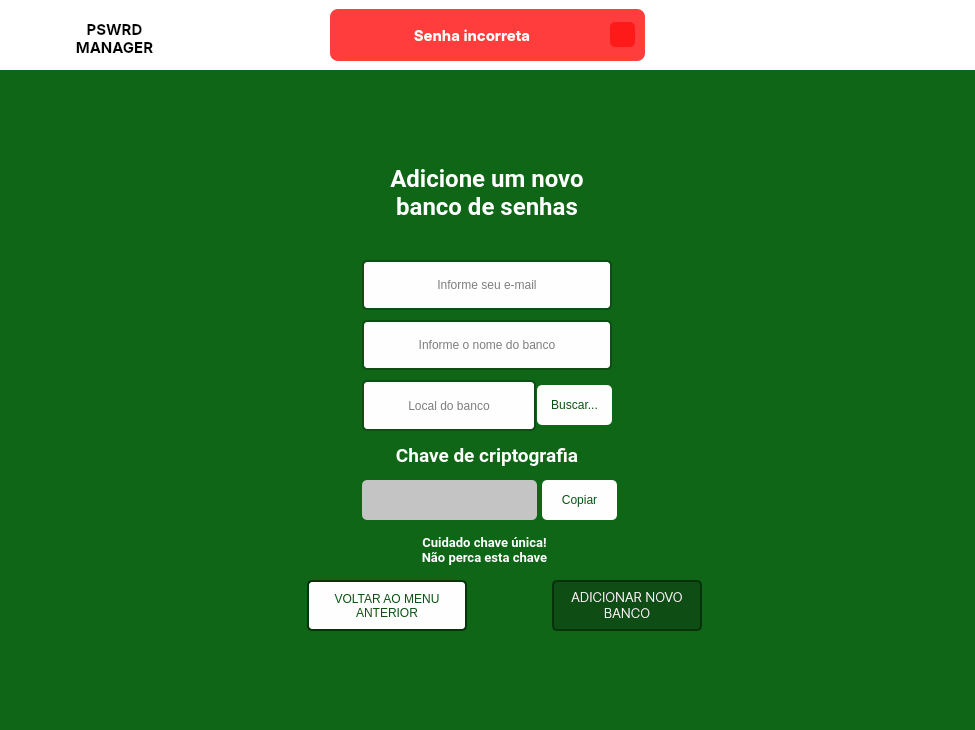
<?xml version="1.0" encoding="UTF-8"?>
<ui version="4.0">
 <class>MainWindow</class>
 <widget class="QMainWindow" name="MainWindow">
  <property name="geometry">
   <rect>
    <x>0</x>
    <y>0</y>
    <width>975</width>
    <height>730</height>
   </rect>
  </property>
  <property name="windowTitle">
   <string>Adicionar banco de senhas</string>
  </property>
  <property name="windowIcon">
   <iconset>
    <normaloff>Images/paypal.svg</normaloff>Images/paypal.svg</iconset>
  </property>
  <property name="styleSheet">
   <string notr="true">background-color: rgb(14, 102, 22);</string>
  </property>
  <widget class="QWidget" name="centralwidget">
   <layout class="QVBoxLayout" name="verticalLayout" stretch="0,0">
    <property name="spacing">
     <number>0</number>
    </property>
    <property name="leftMargin">
     <number>0</number>
    </property>
    <property name="topMargin">
     <number>0</number>
    </property>
    <property name="rightMargin">
     <number>0</number>
    </property>
    <property name="bottomMargin">
     <number>0</number>
    </property>
    <item>
     <widget class="QFrame" name="Header">
      <property name="maximumSize">
       <size>
        <width>16777215</width>
        <height>70</height>
       </size>
      </property>
      <property name="styleSheet">
       <string notr="true">background-color: rgb(255, 255, 255);</string>
      </property>
      <property name="frameShape">
       <enum>QFrame::NoFrame</enum>
      </property>
      <property name="frameShadow">
       <enum>QFrame::Raised</enum>
      </property>
      <property name="lineWidth">
       <number>0</number>
      </property>
      <layout class="QGridLayout" name="gridLayout">
       <item row="0" column="0">
        <widget class="QFrame" name="frame_logo">
         <property name="minimumSize">
          <size>
           <width>140</width>
           <height>0</height>
          </size>
         </property>
         <property name="maximumSize">
          <size>
           <width>16777215</width>
           <height>70</height>
          </size>
         </property>
         <property name="lineWidth">
          <number>0</number>
         </property>
         <widget class="QLabel" name="logo">
          <property name="geometry">
           <rect>
            <x>6</x>
            <y>0</y>
            <width>50</width>
            <height>50</height>
           </rect>
          </property>
          <property name="maximumSize">
           <size>
            <width>60</width>
            <height>60</height>
           </size>
          </property>
          <property name="text">
           <string>&lt;html&gt;&lt;head/&gt;&lt;body&gt;&lt;p&gt;&lt;img src=&quot;:/Logo/Images/paypal.svg&quot; height=&quot;50&quot; width=&quot;50&quot;/&gt;&lt;/p&gt;&lt;/body&gt;&lt;/html&gt;</string>
          </property>
         </widget>
         <widget class="QLabel" name="logoTitle">
          <property name="geometry">
           <rect>
            <x>55</x>
            <y>10</y>
            <width>101</width>
            <height>38</height>
           </rect>
          </property>
          <property name="maximumSize">
           <size>
            <width>120</width>
            <height>100</height>
           </size>
          </property>
          <property name="font">
           <font>
            <family>Inter</family>
            <pointsize>11</pointsize>
            <weight>75</weight>
            <bold>true</bold>
           </font>
          </property>
          <property name="text">
           <string>PSWRD
MANAGER</string>
          </property>
          <property name="alignment">
           <set>Qt::AlignCenter</set>
          </property>
         </widget>
         <zorder>logoTitle</zorder>
         <zorder>logo</zorder>
        </widget>
       </item>
       <item row="0" column="2">
        <widget class="QFrame" name="frame">
         <property name="frameShape">
          <enum>QFrame::NoFrame</enum>
         </property>
         <property name="frameShadow">
          <enum>QFrame::Raised</enum>
         </property>
         <property name="lineWidth">
          <number>0</number>
         </property>
        </widget>
       </item>
       <item row="0" column="1">
        <widget class="QFrame" name="frame_error">
         <property name="maximumSize">
          <size>
           <width>350</width>
           <height>16777215</height>
          </size>
         </property>
         <property name="styleSheet">
          <string notr="true">background-color: rgb(255, 61, 61);
border-radius: 8px;
position: absolute;</string>
         </property>
         <property name="frameShape">
          <enum>QFrame::NoFrame</enum>
         </property>
         <property name="frameShadow">
          <enum>QFrame::Raised</enum>
         </property>
         <property name="lineWidth">
          <number>2</number>
         </property>
         <layout class="QHBoxLayout" name="horizontalLayout_3">
          <property name="leftMargin">
           <number>10</number>
          </property>
          <property name="topMargin">
           <number>3</number>
          </property>
          <property name="rightMargin">
           <number>10</number>
          </property>
          <property name="bottomMargin">
           <number>3</number>
          </property>
          <item>
           <widget class="QLabel" name="label_error">
            <property name="font">
             <font>
              <family>Inter</family>
              <pointsize>11</pointsize>
              <weight>75</weight>
              <bold>true</bold>
             </font>
            </property>
            <property name="styleSheet">
             <string notr="true">color: rgb(255, 255, 255);</string>
            </property>
            <property name="text">
             <string>Senha incorreta</string>
            </property>
            <property name="alignment">
             <set>Qt::AlignCenter</set>
            </property>
           </widget>
          </item>
          <item>
           <widget class="QPushButton" name="pushButton_closeError">
            <property name="maximumSize">
             <size>
              <width>25</width>
              <height>25</height>
             </size>
            </property>
            <property name="styleSheet">
             <string notr="true">QPushButton{
	border-radius: 5px;
	background-image: url(:/Close/Images/X.png);
	background-position:center;
	background-color: rgb(255, 26, 26);

}

QPushButton:hover{
	background-color: rgb(50, 50, 50);
	color: rgb(200, 200, 200);
}
QPushButton:pressed{
	background-color: rgb(35, 35, 35);
	color: rgb(200, 200, 200);
}</string>
            </property>
            <property name="text">
             <string/>
            </property>
           </widget>
          </item>
         </layout>
        </widget>
       </item>
      </layout>
     </widget>
    </item>
    <item>
     <widget class="QFrame" name="content">
      <property name="styleSheet">
       <string notr="true"/>
      </property>
      <property name="frameShape">
       <enum>QFrame::NoFrame</enum>
      </property>
      <property name="frameShadow">
       <enum>QFrame::Raised</enum>
      </property>
      <property name="lineWidth">
       <number>0</number>
      </property>
      <layout class="QHBoxLayout" name="horizontalLayout">
       <item>
        <widget class="QFrame" name="loginArea">
         <property name="maximumSize">
          <size>
           <width>450</width>
           <height>500</height>
          </size>
         </property>
         <property name="styleSheet">
          <string notr="true"/>
         </property>
         <property name="frameShape">
          <enum>QFrame::NoFrame</enum>
         </property>
         <property name="frameShadow">
          <enum>QFrame::Raised</enum>
         </property>
         <property name="lineWidth">
          <number>0</number>
         </property>
         <widget class="QLineEdit" name="inputText_email">
          <property name="geometry">
           <rect>
            <x>100</x>
            <y>110</y>
            <width>250</width>
            <height>50</height>
           </rect>
          </property>
          <property name="autoFillBackground">
           <bool>false</bool>
          </property>
          <property name="styleSheet">
           <string notr="true">QLineEdit{
	border: 2px solid rgb(14, 78, 20);
	border-radius: 5px ; 
	padding: 15px;
	background-color: rgb(254, 254, 254);
}

QLineEdit:hover{
	border:2px solid  rgb(254, 254, 254); 
}

QLineEdit:focus{
	color: rgb(000, 000, 000);
	border:2px solid  rgb(14, 78, 20); 
}</string>
          </property>
          <property name="inputMask">
           <string/>
          </property>
          <property name="text">
           <string/>
          </property>
          <property name="maxLength">
           <number>20</number>
          </property>
          <property name="frame">
           <bool>true</bool>
          </property>
          <property name="alignment">
           <set>Qt::AlignCenter</set>
          </property>
          <property name="placeholderText">
           <string>Informe seu e-mail</string>
          </property>
          <property name="cursorMoveStyle">
           <enum>Qt::LogicalMoveStyle</enum>
          </property>
          <property name="clearButtonEnabled">
           <bool>false</bool>
          </property>
         </widget>
         <widget class="QLineEdit" name="inputText_dfName">
          <property name="geometry">
           <rect>
            <x>100</x>
            <y>170</y>
            <width>250</width>
            <height>50</height>
           </rect>
          </property>
          <property name="font">
           <font>
            <family>MS Shell Dlg 2</family>
           </font>
          </property>
          <property name="autoFillBackground">
           <bool>false</bool>
          </property>
          <property name="styleSheet">
           <string notr="true">QLineEdit{
	border: 2px solid rgb(14, 78, 20);
	border-radius: 5px ; 
	padding: 15px;
	background-color: rgb(254, 254, 254);
}

QLineEdit:hover{
	border:2px solid  rgb(254, 254, 254); 
}

QLineEdit:focus{
	color: rgb(000, 000, 000);
	border:2px solid  rgb(14, 78, 20); 
}</string>
          </property>
          <property name="text">
           <string/>
          </property>
          <property name="maxLength">
           <number>100</number>
          </property>
          <property name="echoMode">
           <enum>QLineEdit::Normal</enum>
          </property>
          <property name="alignment">
           <set>Qt::AlignCenter</set>
          </property>
          <property name="placeholderText">
           <string>Informe o nome do banco</string>
          </property>
         </widget>
         <widget class="QPushButton" name="pushButton_back">
          <property name="geometry">
           <rect>
            <x>45</x>
            <y>430</y>
            <width>160</width>
            <height>51</height>
           </rect>
          </property>
          <property name="styleSheet">
           <string notr="true">QPushButton{
	background-color: rgb(254, 254, 254);
	font: 75 10pt &quot;Inter&quot;;
	color: rgb(11, 82, 18);
	border: 2px solid rgb(8, 50, 12);
	border-radius: 5px;
}

QPushButton:hover{
	background-color: rgba(64, 155, 71, 250);
	font: 75 10pt &quot;Inter&quot;;
	color: rgb(255, 255, 255);
	border: 2px solid rgb(10, 65, 15);
	border-radius: 5px;
}

QPushButton:hover:pressed{
	background-color: rgb(24, 152, 35);
	font: 75 10pt &quot;Inter&quot;;
	color: rgb(255, 255, 255);
	border: 2px solid rgb(24, 152, 35);
	border-radius: 5px;
}

</string>
          </property>
          <property name="text">
           <string>VOLTAR AO MENU
ANTERIOR</string>
          </property>
          <property name="default">
           <bool>false</bool>
          </property>
          <property name="flat">
           <bool>true</bool>
          </property>
         </widget>
         <widget class="QPushButton" name="pushButton_addNewDf">
          <property name="geometry">
           <rect>
            <x>290</x>
            <y>430</y>
            <width>150</width>
            <height>51</height>
           </rect>
          </property>
          <property name="minimumSize">
           <size>
            <width>105</width>
            <height>0</height>
           </size>
          </property>
          <property name="font">
           <font>
            <family>Inter</family>
            <pointsize>10</pointsize>
            <weight>9</weight>
            <italic>false</italic>
            <bold>false</bold>
           </font>
          </property>
          <property name="styleSheet">
           <string notr="true">QPushButton{
	background-color: rgb(14, 78, 20);
	font: 75 10pt &quot;Inter&quot;;
	color: rgb(255, 255, 255);
	border: 2px solid rgb(8, 50, 12);
	border-radius: 5px;
}

QPushButton:hover{
	background-color: rgb(17, 99, 24);
	font: 75 10pt &quot;Inter&quot;;
	color: rgb(255, 255, 255);
	border: 2px solid rgb(10, 65, 15);
	border-radius: 5px;
}

QPushButton:hover:pressed{
	background-color: rgb(24, 152, 35);
	font: 75 10pt &quot;Inter&quot;;
	color: rgb(255, 255, 255);
	border: 2px solid rgb(24, 152, 35);
	border-radius: 5px;
}

</string>
          </property>
          <property name="text">
           <string>ADICIONAR NOVO
BANCO</string>
          </property>
          <property name="iconSize">
           <size>
            <width>16</width>
            <height>16</height>
           </size>
          </property>
          <property name="shortcut">
           <string>Return</string>
          </property>
          <property name="checkable">
           <bool>false</bool>
          </property>
          <property name="checked">
           <bool>false</bool>
          </property>
          <property name="flat">
           <bool>true</bool>
          </property>
         </widget>
         <widget class="QLabel" name="Title">
          <property name="geometry">
           <rect>
            <x>35</x>
            <y>10</y>
            <width>380</width>
            <height>66</height>
           </rect>
          </property>
          <property name="minimumSize">
           <size>
            <width>0</width>
            <height>0</height>
           </size>
          </property>
          <property name="font">
           <font>
            <family>Roboto</family>
            <pointsize>20</pointsize>
            <weight>75</weight>
            <bold>true</bold>
           </font>
          </property>
          <property name="text">
           <string>&lt;html&gt;&lt;head/&gt;&lt;body&gt;&lt;p align=&quot;center&quot;&gt;&lt;span style=&quot; font-size:18pt; color:#ffffff;&quot;&gt;Adicione um novo &lt;br/&gt;banco de senhas&lt;/span&gt;&lt;/p&gt;&lt;/body&gt;&lt;/html&gt;</string>
          </property>
         </widget>
         <widget class="QLineEdit" name="inputText_dfPath">
          <property name="geometry">
           <rect>
            <x>100</x>
            <y>230</y>
            <width>174</width>
            <height>51</height>
           </rect>
          </property>
          <property name="font">
           <font>
            <family>MS Shell Dlg 2</family>
           </font>
          </property>
          <property name="autoFillBackground">
           <bool>false</bool>
          </property>
          <property name="styleSheet">
           <string notr="true">QLineEdit{
	border: 2px solid rgb(14, 78, 20);
	border-radius: 5px ; 
	padding: 15px;
	background-color: rgb(254, 254, 254);
}

QLineEdit:hover{
	border:2px solid  rgb(254, 254, 254); 
}

QLineEdit:focus{
	color: rgb(000, 000, 000);
	border:2px solid  rgb(14, 78, 20); 
}</string>
          </property>
          <property name="text">
           <string/>
          </property>
          <property name="maxLength">
           <number>100</number>
          </property>
          <property name="echoMode">
           <enum>QLineEdit::Normal</enum>
          </property>
          <property name="alignment">
           <set>Qt::AlignCenter</set>
          </property>
          <property name="placeholderText">
           <string>Local do banco</string>
          </property>
         </widget>
         <widget class="QPushButton" name="pushButton_findPath">
          <property name="geometry">
           <rect>
            <x>275</x>
            <y>235</y>
            <width>75</width>
            <height>40</height>
           </rect>
          </property>
          <property name="styleSheet">
           <string notr="true">QPushButton{
	background-color: rgb(254, 254, 254);
	font: 75 11pt &quot;Inter&quot;;
	color: rgb(11, 82, 18);
	border-radius: 5px;
}

QPushButton:hover{
	background-color: rgba(64, 155, 71, 250);
	font: 75 11pt &quot;Inter&quot;;
	color: rgb(255, 255, 255);
	border-radius: 5px;
}

QPushButton:hover:pressed{
	background-color: rgb(24, 152, 35);
	font: 75 11pt &quot;Inter&quot;;
	color: rgb(255, 255, 255);
	border-radius: 5px;
}

</string>
          </property>
          <property name="text">
           <string>Buscar...</string>
          </property>
         </widget>
         <widget class="QLabel" name="criptografia_title">
          <property name="geometry">
           <rect>
            <x>75</x>
            <y>290</y>
            <width>300</width>
            <height>31</height>
           </rect>
          </property>
          <property name="minimumSize">
           <size>
            <width>0</width>
            <height>0</height>
           </size>
          </property>
          <property name="font">
           <font>
            <family>Roboto</family>
            <pointsize>20</pointsize>
            <weight>75</weight>
            <bold>true</bold>
           </font>
          </property>
          <property name="text">
           <string>&lt;html&gt;&lt;head/&gt;&lt;body&gt;&lt;p align=&quot;center&quot;&gt;&lt;span style=&quot; font-size:14pt; color:#ffffff;&quot;&gt;Chave de criptografia&lt;/span&gt;&lt;/p&gt;&lt;/body&gt;&lt;/html&gt;</string>
          </property>
         </widget>
         <widget class="QLineEdit" name="inputText_encryptionKey">
          <property name="geometry">
           <rect>
            <x>100</x>
            <y>330</y>
            <width>175</width>
            <height>40</height>
           </rect>
          </property>
          <property name="font">
           <font>
            <family>MS Shell Dlg 2</family>
           </font>
          </property>
          <property name="autoFillBackground">
           <bool>false</bool>
          </property>
          <property name="styleSheet">
           <string notr="true">QLineEdit{
	border-radius: 5px ; 
	padding: 15px;
	background: #C4C4C4;
}</string>
          </property>
          <property name="text">
           <string/>
          </property>
          <property name="maxLength">
           <number>100</number>
          </property>
          <property name="echoMode">
           <enum>QLineEdit::Normal</enum>
          </property>
          <property name="alignment">
           <set>Qt::AlignCenter</set>
          </property>
          <property name="readOnly">
           <bool>true</bool>
          </property>
          <property name="placeholderText">
           <string/>
          </property>
         </widget>
         <widget class="QPushButton" name="pushButton_copyKey">
          <property name="geometry">
           <rect>
            <x>280</x>
            <y>330</y>
            <width>75</width>
            <height>40</height>
           </rect>
          </property>
          <property name="styleSheet">
           <string notr="true">QPushButton{
	background-color: rgb(254, 254, 254);
	font: 75 11pt &quot;Inter&quot;;
	color: rgb(11, 82, 18);
	border-radius: 5px;
}

QPushButton:hover{
	background-color: rgba(64, 155, 71, 250);
	font: 75 11pt &quot;Inter&quot;;
	color: rgb(255, 255, 255);
	border-radius: 5px;
}

QPushButton:hover:pressed{
	background-color: rgb(24, 152, 35);
	font: 75 11pt &quot;Inter&quot;;
	color: rgb(255, 255, 255);
	border-radius: 5px;
}

</string>
          </property>
          <property name="text">
           <string>Copiar</string>
          </property>
         </widget>
         <widget class="QLabel" name="criptografia_warnText">
          <property name="geometry">
           <rect>
            <x>92</x>
            <y>375</y>
            <width>261</width>
            <height>51</height>
           </rect>
          </property>
          <property name="minimumSize">
           <size>
            <width>0</width>
            <height>0</height>
           </size>
          </property>
          <property name="font">
           <font>
            <family>Roboto</family>
            <pointsize>16</pointsize>
            <weight>75</weight>
            <bold>true</bold>
           </font>
          </property>
          <property name="text">
           <string>&lt;html&gt;&lt;head/&gt;&lt;body&gt;&lt;p align=&quot;center&quot;&gt;&lt;span style=&quot; font-size:10pt; color:#ffffff;&quot;&gt;Cuidado chave única!&lt;br/&gt;Não perca esta chave&lt;/span&gt;&lt;/p&gt;&lt;/body&gt;&lt;/html&gt;</string>
          </property>
         </widget>
        </widget>
       </item>
      </layout>
     </widget>
    </item>
   </layout>
  </widget>
 </widget>
 <resources>
  <include location="QTImages.qrc"/>
 </resources>
 <connections/>
</ui>
